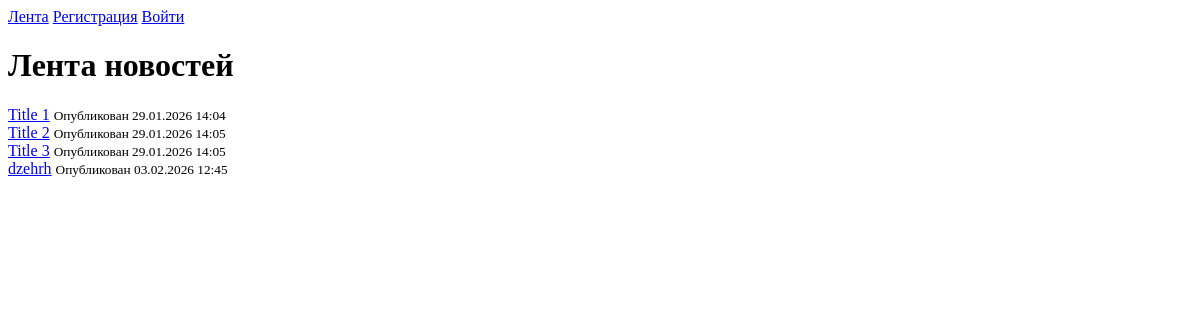
The app's page /, older data.
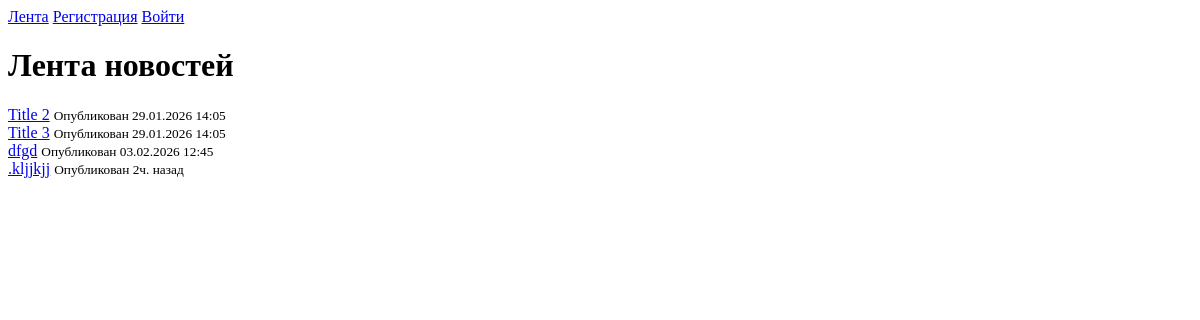
The same page, newer data.
### post/models.py (models this page shows, shortened)
class Post(models.Model):
    title = models.CharField(max_length=100)
    content = models.TextField()
    created_at = models.DateTimeField(auto_now_add=True)
    author = models.ForeignKey(User, on_delete=models.CASCADE)

### post/views.py (the view)
# urls.py: path('', views.post_list, name='post_list'),
def post_list(request):
    posts = Post.objects.all()
    return render(request, 'post/post_list.html', {'posts': posts})

### post/templatetags/post_extras.py (called while the page is built)
@register.filter
def smart_time(value):
    if not value:
        return ""
    now = timezone.now()
    diff = now - value
    if diff < timedelta(hours=12):
        total_seconds = int(diff.total_seconds())
        hours = total_seconds // 3600
        minutes = (total_seconds % 3600) // 60
        if hours > 0:
            return f'{hours}ч. назад'
        return f'{minutes} мин. назад'
    if value.date() == now.date():
        return f'Сегодня в {value.strftime("%H:%M")}'
    if value.date() == now.date() - timedelta(days=1):
        return f'Вчера в {value.strftime("%H:%M")}'
    return f'{value.strftime("%d.%m.%Y %H:%M")}'

### post/templates/post/post_list.html (shortened to what this page needs)
{% extends 'base.html' %}
{% load post_extras %}
{% block content %}
<h1>Лента новостей</h1>
{% for post in posts %}
    <div>
        <a href="{% url 'post_details' post.id %}">{{ post.title }}</a>
        <small>Опубликован {{ post.created_at|smart_time }}</small>
    </div>
{% endfor %}
{% endblock %}

Row changes from the older to the newer data that the page shows:
removed Post: title "Title 1", created_at|smart_time "29.01.2026 14:04"
changed Post: title "dzehrh" → "dfgd"
added Post: title ".kljjkjj", created_at|smart_time "2ч. назад"
